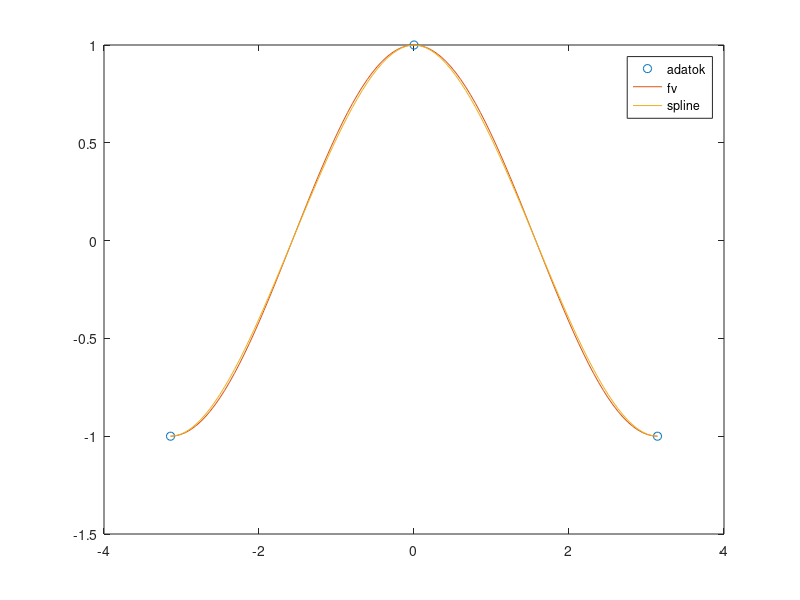

Source code (MATLAB):
% Legyen f(x) = cos(x), (-pi <= x <= pi).
% Interpoláljuk a függvényt a -pi, 0, pi alappontokon a tanult globális
% bázisban harmadfokú spline-nal, Hermite-féle peremfeltétellel:
% f'(-pi) = f'(pi) = 0.


% Megoldás:
%
%      xi | -pi | 0 | pi
%   f(xi) |  -1 | 1 | -1
%
% n = 2, l = 3 => n + l = 5 (dim)
%
% p(x) = a*x^3 + b*x^2 + c*x + d
%
% S3(x) = a*x^3 + b*x^2 + c*x + d + ß*(x-0)^3+
% S3'(x) = 3*a*x^2 + 2*b*x + c + 3*ß*(x-0)^2+
%----------------------------------------------------
% S3(-pi) = -a*pi^3 + b*pi^2 - c*pi + d = -1
% S3(0) = d = 1
% S3(pi) = a*pi^3 + b*pi^2 + c*pi + d + ß*pi^3 = -1
% S3'(-pi) = 3*pi^2*a - 2*pi*b + c = 0
% S3'(pi) = 3*pi^2*a + 2*pi*b + c + ß*3*pi^2 = 0

x = [-pi, 0, pi];
y = [-1, 1, -1];

A = [-pi^3, pi^2, -pi, 1, 0;
     0, 0, 0, 1, 0;
     pi^3, pi^2, pi, 1, pi^3;
     3*pi^2, -2*pi, 1, 0, 0;
     3*pi^2, 2*pi, 1, 0, 3*pi^2];

b = [-1, 1, -1, 0, 0]';
c=A\b;
p = c(1:4);

xx=linspace(-pi,pi,100);
pp = polyval(p,xx);
s1 = max(xx-0,0).^3;
ss = pp + s1*c(5);
yy = cos(xx);

plot(x,y,'o', xx,yy, xx,ss)
legend('adatok', 'fv', 'spline')